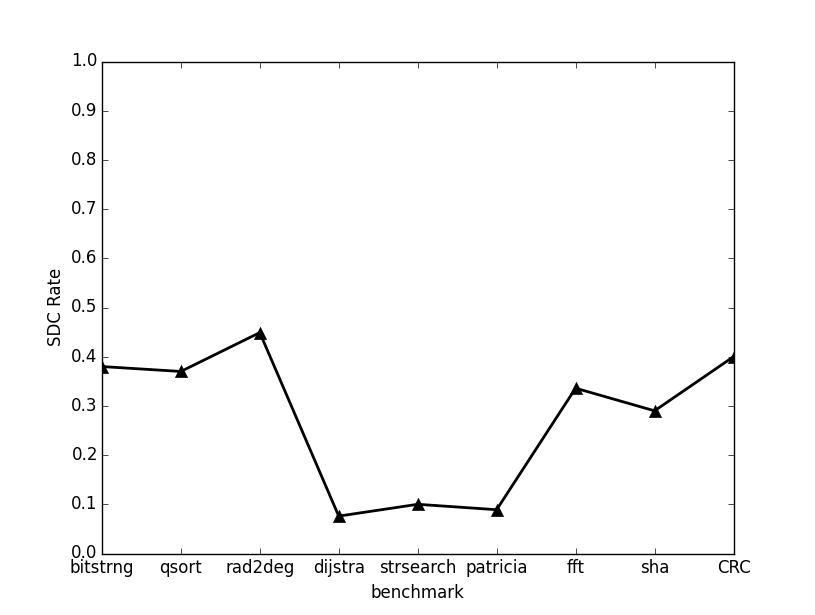

Write the Python code that produced this figure.
import numpy as np
import matplotlib.pyplot as plt

x = [0.380,0.370,0.449,0.076,0.1,0.089,0.336,0.290,0.400]
benchmark = ["bitstrng","qsort","rad2deg","dijstra","strsearch","patricia","fft","sha","CRC"]
N = len(benchmark)
ind = np.arange(N) 
plt.plot(x,linewidth=2,color='black',marker='^',markerfacecolor='black',markersize=8) 
plt.xlabel('benchmark') 
plt.ylabel('SDC Rate') 
plt.xticks(ind, benchmark)
plt.yticks(np.arange(0, 1.1, 0.1))
plt.title('') 
plt.show()
